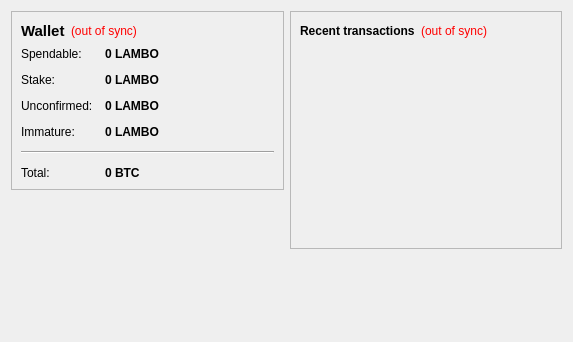
<?xml version="1.0" encoding="UTF-8"?>
<ui version="4.0">
 <class>OverviewPage</class>
 <widget class="QWidget" name="OverviewPage">
  <property name="geometry">
   <rect>
    <x>0</x>
    <y>0</y>
    <width>573</width>
    <height>342</height>
   </rect>
  </property>
  <property name="windowTitle">
   <string>Form</string>
  </property>
  <layout class="QHBoxLayout" name="horizontalLayout" stretch="1,1">
   <item>
    <layout class="QVBoxLayout" name="verticalLayout_2">
     <item>
      <widget class="QFrame" name="frame">
       <property name="frameShape">
        <enum>QFrame::StyledPanel</enum>
       </property>
       <property name="frameShadow">
        <enum>QFrame::Raised</enum>
       </property>
       <layout class="QVBoxLayout" name="verticalLayout_4">
        <item>
         <layout class="QHBoxLayout" name="horizontalLayout_4">
          <item>
           <widget class="QLabel" name="label_5">
            <property name="font">
             <font>
              <pointsize>11</pointsize>
              <weight>75</weight>
              <bold>true</bold>
             </font>
            </property>
            <property name="text">
             <string>Wallet</string>
            </property>
           </widget>
          </item>
          <item>
           <widget class="QLabel" name="labelWalletStatus">
            <property name="toolTip">
             <string>The displayed information may be out of date. Your wallet automatically synchronizes with the LAMBO network after a connection is established, but this process has not completed yet.</string>
            </property>
            <property name="styleSheet">
             <string notr="true">QLabel { color: red; }</string>
            </property>
            <property name="text">
             <string notr="true">(out of sync)</string>
            </property>
            <property name="alignment">
             <set>Qt::AlignLeading|Qt::AlignLeft|Qt::AlignVCenter</set>
            </property>
           </widget>
          </item>
          <item>
           <spacer name="horizontalSpacer_2">
            <property name="orientation">
             <enum>Qt::Horizontal</enum>
            </property>
            <property name="sizeHint" stdset="0">
             <size>
              <width>40</width>
              <height>20</height>
             </size>
            </property>
           </spacer>
          </item>
         </layout>
        </item>
        <item>
         <layout class="QFormLayout" name="formLayout_2">
          <property name="fieldGrowthPolicy">
           <enum>QFormLayout::AllNonFixedFieldsGrow</enum>
          </property>
          <property name="horizontalSpacing">
           <number>12</number>
          </property>
          <property name="verticalSpacing">
           <number>12</number>
          </property>
          <item row="0" column="0">
           <widget class="QLabel" name="label">
            <property name="text">
             <string>Spendable:</string>
            </property>
           </widget>
          </item>
          <item row="0" column="1">
           <widget class="QLabel" name="labelBalance">
            <property name="font">
             <font>
              <weight>75</weight>
              <bold>true</bold>
             </font>
            </property>
            <property name="cursor">
             <cursorShape>IBeamCursor</cursorShape>
            </property>
            <property name="toolTip">
             <string>Your current spendable balance</string>
            </property>
            <property name="text">
             <string notr="true">0 LAMBO</string>
            </property>
            <property name="textInteractionFlags">
             <set>Qt::LinksAccessibleByMouse|Qt::TextSelectableByKeyboard|Qt::TextSelectableByMouse</set>
            </property>
           </widget>
          </item>
          <item row="1" column="0">
           <widget class="QLabel" name="label_6">
            <property name="text">
             <string>Stake:</string>
            </property>
           </widget>
          </item>
          <item row="1" column="1">
           <widget class="QLabel" name="labelStake">
            <property name="font">
             <font>
              <weight>75</weight>
              <bold>true</bold>
             </font>
            </property>
            <property name="cursor">
             <cursorShape>IBeamCursor</cursorShape>
            </property>
            <property name="toolTip">
             <string>Total of coins that was staked, and do not yet count toward the current balance</string>
            </property>
            <property name="text">
             <string notr="true">0 LAMBO</string>
            </property>
            <property name="textInteractionFlags">
             <set>Qt::LinksAccessibleByMouse|Qt::TextSelectableByKeyboard|Qt::TextSelectableByMouse</set>
            </property>
           </widget>
          </item>
          <item row="2" column="0">
           <widget class="QLabel" name="label_3">
            <property name="text">
             <string>Unconfirmed:</string>
            </property>
           </widget>
          </item>
          <item row="2" column="1">
           <widget class="QLabel" name="labelUnconfirmed">
            <property name="font">
             <font>
              <weight>75</weight>
              <bold>true</bold>
             </font>
            </property>
            <property name="cursor">
             <cursorShape>IBeamCursor</cursorShape>
            </property>
            <property name="toolTip">
             <string>Total of transactions that have yet to be confirmed, and do not yet count toward the current balance</string>
            </property>
            <property name="text">
             <string notr="true">0 LAMBO</string>
            </property>
            <property name="textInteractionFlags">
             <set>Qt::LinksAccessibleByMouse|Qt::TextSelectableByKeyboard|Qt::TextSelectableByMouse</set>
            </property>
           </widget>
          </item>
          <item row="3" column="0">
           <widget class="QLabel" name="labelImmatureText">
            <property name="text">
             <string>Immature:</string>
            </property>
           </widget>
          </item>
          <item row="3" column="1">
           <widget class="QLabel" name="labelImmature">
            <property name="font">
             <font>
              <weight>75</weight>
              <bold>true</bold>
             </font>
            </property>
            <property name="toolTip">
             <string>Mined balance that has not yet matured</string>
            </property>
            <property name="text">
             <string notr="true">0 LAMBO</string>
            </property>
            <property name="textInteractionFlags">
             <set>Qt::LinksAccessibleByMouse|Qt::TextSelectableByKeyboard|Qt::TextSelectableByMouse</set>
            </property>
           </widget>
          </item>
          <item row="4" column="0" colspan="2">
           <widget class="Line" name="line">
            <property name="orientation">
             <enum>Qt::Horizontal</enum>
            </property>
           </widget>
          </item>
          <item row="5" column="0">
           <widget class="QLabel" name="labelTotalText">
            <property name="text">
             <string>Total:</string>
            </property>
           </widget>
          </item>
          <item row="5" column="1">
           <widget class="QLabel" name="labelTotal">
            <property name="font">
             <font>
              <weight>75</weight>
              <bold>true</bold>
             </font>
            </property>
            <property name="cursor">
             <cursorShape>IBeamCursor</cursorShape>
            </property>
            <property name="toolTip">
             <string>Your current total balance</string>
            </property>
            <property name="text">
             <string notr="true">0 BTC</string>
            </property>
            <property name="textInteractionFlags">
             <set>Qt::LinksAccessibleByMouse|Qt::TextSelectableByKeyboard|Qt::TextSelectableByMouse</set>
            </property>
           </widget>
          </item>
         </layout>
        </item>
       </layout>
      </widget>
     </item>
     <item>
      <spacer name="verticalSpacer">
       <property name="orientation">
        <enum>Qt::Vertical</enum>
       </property>
       <property name="sizeHint" stdset="0">
        <size>
         <width>20</width>
         <height>40</height>
        </size>
       </property>
      </spacer>
     </item>
    </layout>
   </item>
   <item>
    <layout class="QVBoxLayout" name="verticalLayout_3">
     <item>
      <widget class="QFrame" name="frame_2">
       <property name="frameShape">
        <enum>QFrame::StyledPanel</enum>
       </property>
       <property name="frameShadow">
        <enum>QFrame::Raised</enum>
       </property>
       <layout class="QVBoxLayout" name="verticalLayout">
        <item>
         <layout class="QHBoxLayout" name="horizontalLayout_2">
          <item>
           <widget class="QLabel" name="label_4">
            <property name="text">
             <string>&lt;b&gt;Recent transactions&lt;/b&gt;</string>
            </property>
           </widget>
          </item>
          <item>
           <widget class="QLabel" name="labelTransactionsStatus">
            <property name="toolTip">
             <string>The displayed information may be out of date. Your wallet automatically synchronizes with the LAMBO network after a connection is established, but this process has not completed yet.</string>
            </property>
            <property name="styleSheet">
             <string notr="true">QLabel { color: red; }</string>
            </property>
            <property name="text">
             <string notr="true">(out of sync)</string>
            </property>
            <property name="alignment">
             <set>Qt::AlignRight|Qt::AlignTrailing|Qt::AlignVCenter</set>
            </property>
           </widget>
          </item>
          <item>
           <spacer name="horizontalSpacer">
            <property name="orientation">
             <enum>Qt::Horizontal</enum>
            </property>
            <property name="sizeHint" stdset="0">
             <size>
              <width>40</width>
              <height>20</height>
             </size>
            </property>
           </spacer>
          </item>
         </layout>
        </item>
        <item>
         <widget class="QListView" name="listTransactions">
          <property name="styleSheet">
           <string notr="true">QListView { background: transparent; }</string>
          </property>
          <property name="frameShape">
           <enum>QFrame::NoFrame</enum>
          </property>
          <property name="verticalScrollBarPolicy">
           <enum>Qt::ScrollBarAlwaysOff</enum>
          </property>
          <property name="horizontalScrollBarPolicy">
           <enum>Qt::ScrollBarAlwaysOff</enum>
          </property>
          <property name="selectionMode">
           <enum>QAbstractItemView::NoSelection</enum>
          </property>
         </widget>
        </item>
       </layout>
      </widget>
     </item>
     <item>
      <spacer name="verticalSpacer_2">
       <property name="orientation">
        <enum>Qt::Vertical</enum>
       </property>
       <property name="sizeHint" stdset="0">
        <size>
         <width>20</width>
         <height>40</height>
        </size>
       </property>
      </spacer>
     </item>
    </layout>
   </item>
  </layout>
 </widget>
 <resources/>
 <connections/>
</ui>
